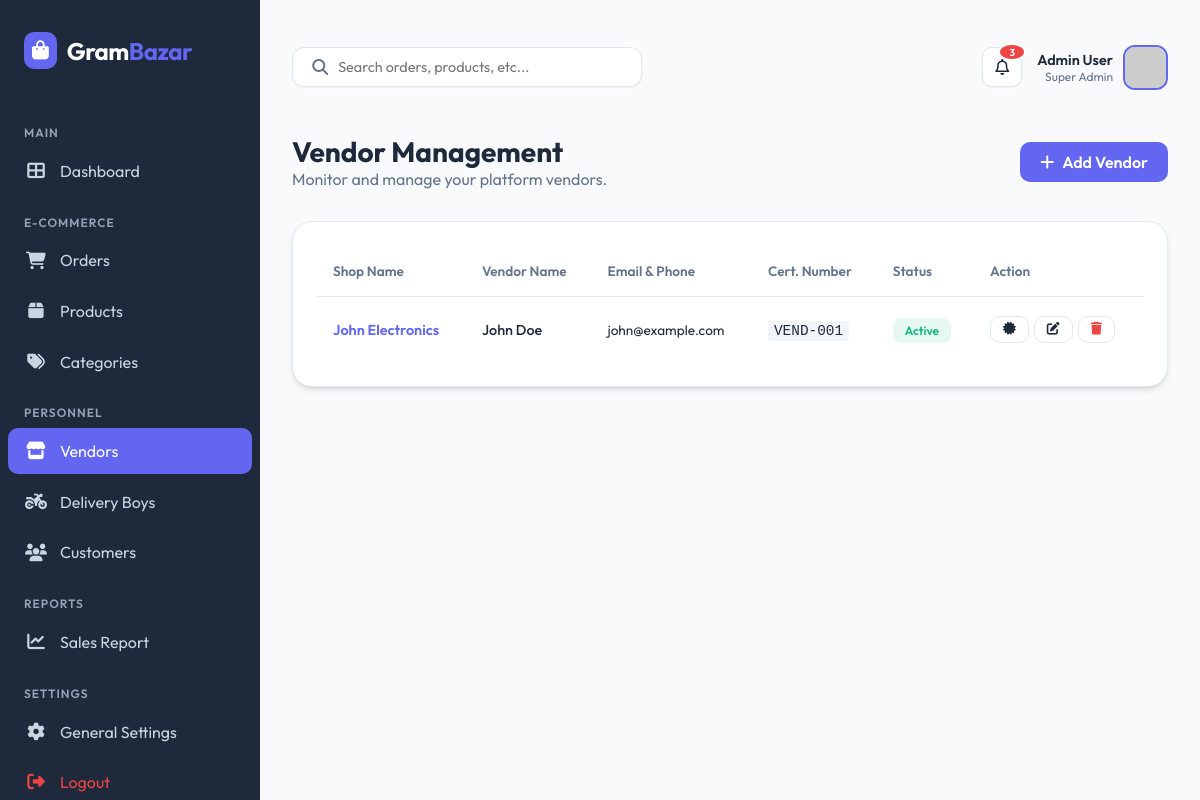
Before: /vendors.php with the older database file.
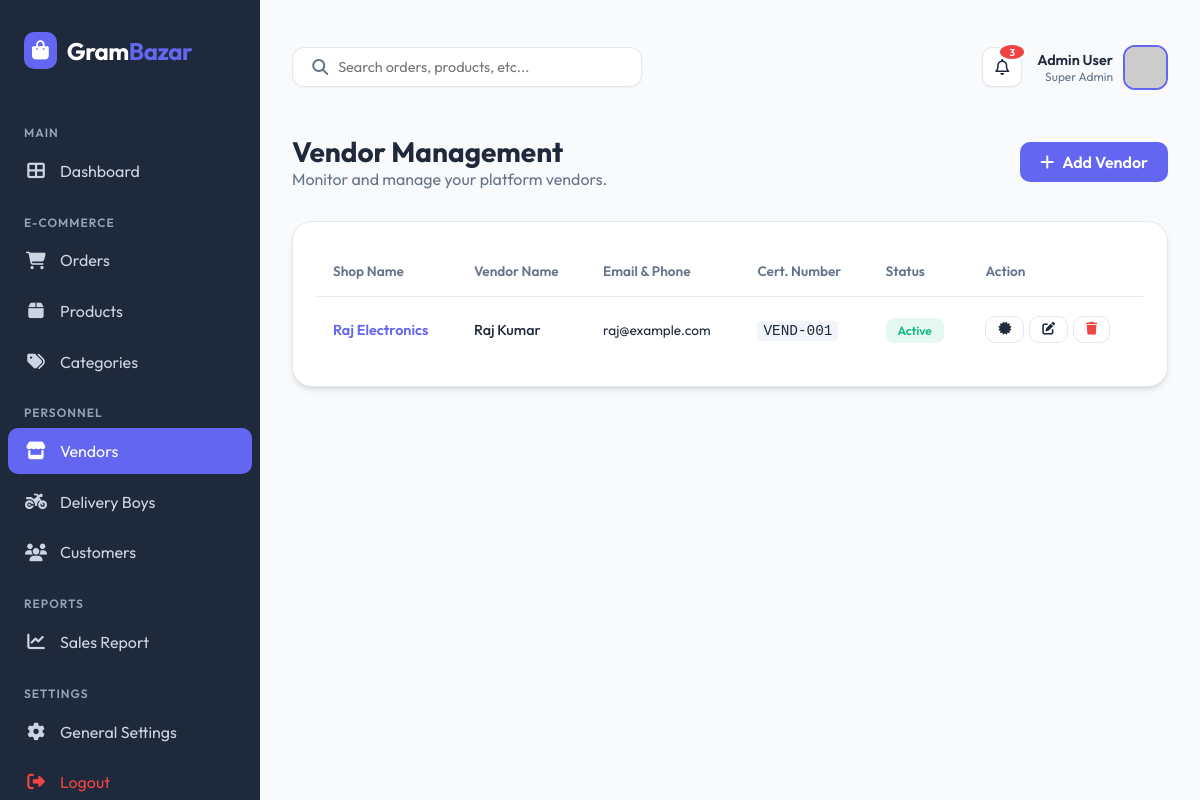
After: the same page with the newer database file.
### tables this page shows
CREATE TABLE vendors (
    id INT AUTO_INCREMENT PRIMARY KEY,
    name VARCHAR(100) NOT NULL,
    shop_name VARCHAR(100),
    email VARCHAR(100) UNIQUE,
    phone VARCHAR(20),
    address TEXT,
    certificate_number VARCHAR(50) UNIQUE,
    profile_pic VARCHAR(255),
    status ENUM('active', 'inactive') DEFAULT 'active',
    created_at TIMESTAMP DEFAULT CURRENT_TIMESTAMP
);

### vendors.php (the view, shortened to what this page needs)
<?php
if (file_exists('includes/header.php')) {
    include 'includes/header.php';
} else {
    include 'header.php';
}
$vendors = $pdo->query("SELECT * FROM vendors ORDER BY created_at DESC")->fetchAll();
?>
<div class="animate-fade">
    <div style="display: flex; justify-content: space-between; align-items: center; margin-bottom: 2rem;">
        <div>
            <h1 style="font-size: 1.75rem; font-weight: 700;">Vendor Management</h1>
            <p style="color: var(--text-muted);">Monitor and manage your platform vendors.</p>
        </div>
        <a href="add_vendor.php" class="btn btn-primary">
            <i class="fas fa-plus"></i> Add Vendor
        </a>
    </div>
    <div class="card">
        <div class="table-responsive">
            <table>
                <thead>
                    <tr>
                        <th>Shop Name</th>
                        <th>Vendor Name</th>
                        <th>Email & Phone</th>
                        <th>Cert. Number</th>
                        <th>Status</th>
                        <th>Action</th>
                    </tr>
                </thead>
                <tbody>
                    <?php foreach ($vendors as $vendor): ?>
                    <tr>
                        <td>
                            <div style="font-weight: 600; color: var(--primary);"><?php echo $vendor['shop_name']; ?></div>
                        </td>
                        <td style="font-weight: 500;"><?php echo $vendor['name']; ?></td>
                        <td>
                            <div style="font-size: 0.85rem;"><?php echo $vendor['email']; ?></div>
                        </td>
                        <td><span style="font-family: monospace; background: #f1f5f9; padding: 2px 6px; border-radius: 4px;"><?php echo $vendor['certificate_number']; ?></span></td>
                        <td><span class="badge <?php echo $vendor['status'] == 'active' ? 'badge-success' : 'badge-danger'; ?>"><?php echo ucfirst($vendor['status']); ?></span></td>
                        <td>
                            <div style="display: flex; gap: 5px;">
                                <a href="generate_certificate.php?id=<?php echo $vendor['id']; ?>" class="btn btn-outline btn-sm" title="View Certificate" target="_blank">
                                    <i class="fas fa-certificate"></i>
                                </a>
                                <a href="edit_vendor.php?id=<?php echo $vendor['id']; ?>" class="btn btn-outline btn-sm">
                                    <i class="fas fa-edit"></i>
                                </a>
                                <a href="vendors.php?delete=<?php echo $vendor['id']; ?>" class="btn btn-outline btn-sm" style="color: var(--danger);" onclick="return confirm('Delete this vendor?')">
                                    <i class="fas fa-trash"></i>
                                </a>
                            </div>
                        </td>
                    </tr>
                    <?php endforeach; ?>
                </tbody>
            </table>
        </div>
    </div>
</div>
<?php include 'includes/footer.php'; ?>

Changed rows visible on the page:
changed vendors "VEND-001": shop_name "John Electronics" → "Raj Electronics"; name "John Doe" → "Raj Kumar"; email "john@example.com" → "raj@example.com"
